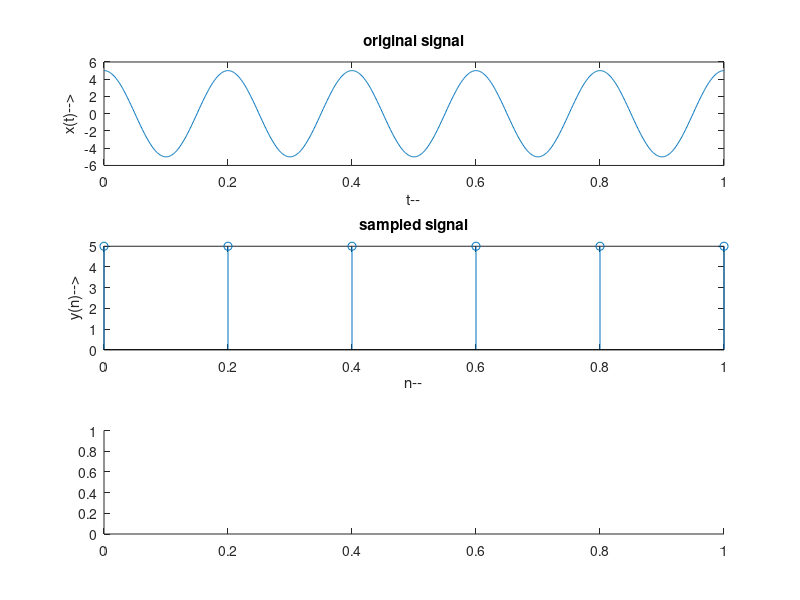

This figure's MATLAB source: (Note: this script raises an error after producing the figure.)
clc;
clear all;
close all;
A=input('enter the signal amplitude');
fm=input('enetr the signal frequency');
t=0:0.001:1;
a=A.*cos(2*pi*fm*t);
subplot(3,1,1);
plot(t,a);
xlabel('t--');
ylabel('x(t)-->');
title('original signal');
fs=input('enter the samplig frequency');
n=0:1/fs:1;
b=A.*cos(2*pi*fm*n);
subplot(3,1,2);
stem(n,b);
title('sampled signal');
xlabel('n--');
ylabel('y(n)-->');
subplot(3,1,3);
ni=0:0.001:1;%Reconstruction using sin interpolation
Re=interp1(n,b,ni,'sinc');
plot(ni,Re,'r');
title('reconstructed signal');